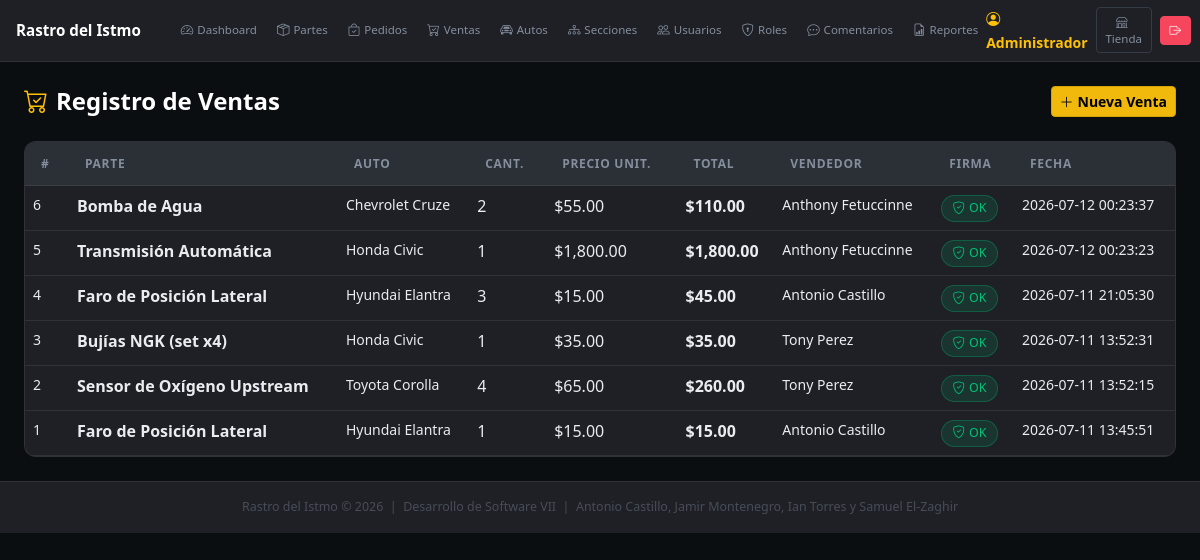
The app's page /admin/?mod=ventas (signed in) with its own data.
### tables this page shows
CREATE TABLE IF NOT EXISTS `vendido_parte` (
  `id` int NOT NULL AUTO_INCREMENT,
  `parte_id` int NOT NULL,
  `cantidad` int NOT NULL DEFAULT '1',
  `precio_venta` decimal(10,2) NOT NULL,
  `usuario_id` int DEFAULT NULL,
  `fecha` timestamp NULL DEFAULT CURRENT_TIMESTAMP,
  `firma_digital` varchar(64) DEFAULT NULL,
  PRIMARY KEY (`id`),
  KEY `parte_id` (`parte_id`),
  KEY `usuario_id` (`usuario_id`)
);

CREATE TABLE IF NOT EXISTS `partes` (
  `id` int NOT NULL AUTO_INCREMENT,
  `nombre` varchar(150) NOT NULL,
  `descripcion` text,
  `auto_id` int DEFAULT NULL,
  `seccion_id` int DEFAULT NULL,
  `precio` decimal(10,2) NOT NULL DEFAULT '0.00',
  `cantidad` int NOT NULL DEFAULT '0',
  `thumbnail` varchar(255) DEFAULT NULL,
  `imagen_grande` varchar(255) DEFAULT NULL,
  `activo` tinyint(1) DEFAULT '1',
  `firma_digital` varchar(64) DEFAULT NULL,
  `creado_por` int DEFAULT NULL,
  `creado_en` timestamp NULL DEFAULT CURRENT_TIMESTAMP,
  PRIMARY KEY (`id`),
  KEY `auto_id` (`auto_id`),
  KEY `seccion_id` (`seccion_id`),
  KEY `creado_por` (`creado_por`)
);

CREATE TABLE IF NOT EXISTS `autos` (
  `id` int NOT NULL AUTO_INCREMENT,
  `marca` varchar(100) NOT NULL,
  `modelo` varchar(100) NOT NULL,
  `anio` year NOT NULL,
  `activo` tinyint(1) DEFAULT '1',
  `creado_en` timestamp NULL DEFAULT CURRENT_TIMESTAMP,
  PRIMARY KEY (`id`)
);

CREATE TABLE IF NOT EXISTS `usuarios` (
  `id` int NOT NULL AUTO_INCREMENT,
  `nombre` varchar(100) NOT NULL,
  `email` varchar(150) NOT NULL,
  `telefono` varchar(30) DEFAULT NULL,
  `direccion` text,
  `password` varchar(255) NOT NULL,
  `activo` tinyint(1) DEFAULT '1',
  `intentos_fallidos` tinyint DEFAULT '0',
  `bloqueado` tinyint(1) DEFAULT '0',
  `creado_en` timestamp NULL DEFAULT CURRENT_TIMESTAMP,
  PRIMARY KEY (`id`),
  UNIQUE KEY `email` (`email`)
);

### app/Controllers/BaseController.php (called while the page is built, shortened)
<?php
abstract class BaseController implements ErrorHandlerInterface {
    protected function view(string $tpl, array $data = []): void {
        extract($data);
        include BASE_PATH . "/app/Views/" . $tpl . ".php";
    }
}

### app/Controllers/VentaController.php (called while the page is built, shortened)
<?php
class VentaController extends BaseController {
    private VentaModel $vm;
    public function __construct() { $this->vm=new VentaModel(); $this->pm=new ParteModel(); }
    public function index(): void {
        $ventas = $this->vm->findAllWithDetails();
        $this->view("admin/ventas/index",compact("ventas"));
    }
}

### admin/index.php (called while the page is built, shortened)
<?php
$raw    = Sanitizer::get("action") ?: "index";
$action = lcfirst(str_replace('_', '', ucwords($raw, '_')));
try {
    $ctrl   = new $map[$mod]();
    $method = method_exists($ctrl,$action) ? $action : "index";
    $ctrl->$method();
} catch (\Throwable $e) {
    if (isset($ctrl) && $ctrl instanceof ErrorHandlerInterface) { $ctrl->handle($e); }
    else { error_log("[RASTRO] " . $e->getMessage()); }
    header("Location: " . APP_URL . "/admin/"); exit;
}

### app/Config/Database.php (called while the page is built, shortened)
<?php
class Database {
    private static ?PDO $conn = null;
    public static function get(): PDO {
        if (self::$conn === null) {
            try {
                self::$conn = new PDO(
                    "mysql:host=".DB_HOST.";dbname=".DB_NAME.";charset=utf8mb4",
                    DB_USER, DB_PASS,
                    [PDO::ATTR_ERRMODE=>PDO::ERRMODE_EXCEPTION,
                     PDO::ATTR_DEFAULT_FETCH_MODE=>PDO::FETCH_ASSOC,
                     PDO::ATTR_EMULATE_PREPARES=>false]
                );
                self::$conn->exec("SET time_zone = '-05:00'");
            } catch (PDOException $e) {
                http_response_code(500);
                die("<b>Error de BD:</b> ".htmlspecialchars($e->getMessage()));
            }
        }
        return self::$conn;
    }
}

### app/Models/BaseModel.php (called while the page is built, shortened)
<?php
abstract class BaseModel implements CrudInterface {
    protected PDO    $db;
    public function __construct() { $this->db = Database::get(); }
    protected function query(string $sql, array $p = []): array {
        $s = $this->db->prepare($sql); $s->execute($p); return $s->fetchAll();
    }
}

### app/Models/VentaModel.php (called while the page is built, shortened)
<?php
class VentaModel extends BaseModel {
    public function findAllWithDetails(): array {
        return $this->query("SELECT v.*,p.nombre AS parte_nombre,a.marca,a.modelo,u.nombre AS vendedor FROM vendido_parte v LEFT JOIN partes p ON p.id=v.parte_id LEFT JOIN autos a ON a.id=p.auto_id LEFT JOIN usuarios u ON u.id=v.usuario_id ORDER BY v.fecha DESC");
    }
}

### app/Views/admin/ventas/index.php (the view, shortened to what this page needs)
<?php $title="Ventas"; include BASE_PATH."/app/Views/layouts/admin_header.php"; ?>
<div class="page-header mb-4">
  <div><h4 class="fw-bold text-white mb-0"><i class="bi bi-cart-check me-2 text-warning"></i>Registro de Ventas</h4></div>
  <a href="<?=APP_URL?>/admin/?mod=ventas&action=crear" class="btn btn-gold btn-sm"><i class="bi bi-plus-lg me-1"></i>Nueva Venta</a>
</div>
<div class="dark-card">
<div class="table-responsive">
<table class="table dark-table mb-0">
  <thead><tr><th>#</th><th>Parte</th><th>Auto</th><th>Cant.</th><th>Precio Unit.</th><th>Total</th><th>Vendedor</th><th>Firma</th><th>Fecha</th></tr></thead>
  <tbody>
  <?php foreach($ventas as $v): ?>
  <tr>
    <td class="small text-secondary"><?=$v["id"]?></td>
    <td class="fw-semibold text-white"><?=htmlspecialchars($v["parte_nombre"]??"—")?></td>
    <td class="small text-secondary"><?=htmlspecialchars(($v["marca"]??"")." ".($v["modelo"]??""))?></td>
    <td class="text-white"><?=$v["cantidad"]?></td>
    <td class="text-secondary">$<?=number_format($v["precio_venta"],2)?></td>
    <td class="fw-bold text-success">$<?=number_format($v["precio_venta"]*$v["cantidad"],2)?></td>
    <td class="small text-secondary"><?=htmlspecialchars($v["vendedor"]??"—")?></td>
    <td><?=$v["firma_ok"]
      ? "<span class=\"chip-success\"><i class=\"bi bi-shield-check me-1\"></i>OK</span>"
      : "<span class=\"chip-danger\"><i class=\"bi bi-shield-x me-1\"></i>Inválida</span>"?></td>
    <td class="small text-secondary"><?=$v["fecha"]?></td>
  </tr>
  <?php endforeach; ?>
  </tbody>
</table>
</div>
</div>
<?php include BASE_PATH."/app/Views/layouts/admin_footer.php"; ?>

### assets/css/style.css (style rules this page uses)
:root { --bg-0: #0B0E11; --bg-1: #1E2026; --bg-2: #2B2F36; --bg-3: #363C45; --accent: #F0B90B; --accent-h: #D4A309; --accent-dim: rgba(240,185,11,.15); --text-1: #EAECEF; --text-2: #848E9C; --text-3: #474D57; --success: #03C076; --danger: #F6465D; --info: #1890FF; --border: rgba(255,255,255,.08); --radius: 12px; --radius-sm: 8px; --shadow: 0 4px 28px rgba(0,0,0,.5); --bs-body-bg: #0B0E11; --bs-body-color: #EAECEF; --bs-card-bg: #1E2026; --bs-card-cap-bg: #2B2F36; --bs-card-color: #EAECEF; --bs-card-border-color: rgba(255,255,255,.08); --bs-table-bg: transparent; --bs-table-color: #EAECEF; --bs-table-border-color: rgba(255,255,255,.08); --bs-table-striped-bg: rgba(255,255,255,.03); --bs-table-hover-bg: rgba(255,255,255,.05); --bs-table-hover-color: #EAECEF; --bs-table-striped-color: #EAECEF; --bs-border-color: rgba(255,255,255,.08); --bs-link-color: #F0B90B; --bs-link-hover-color: #D4A309; --bs-input-bg: #2B2F36; --bs-breadcrumb-divider-color: #474D57; --bs-form-check-input-border: rgba(255,255,255,.2); --bs-modal-bg: #1E2026; --bs-modal-header-bg: #2B2F36; --bs-dropdown-bg: #1E2026; --bs-dropdown-border-color: rgba(255,255,255,.08); --bs-dropdown-color: #EAECEF; --bs-dropdown-link-color: #EAECEF; --bs-dropdown-link-hover-bg: #2B2F36; --bs-nav-pills-link-active-bg: #F0B90B; }
*, *::before, *::after { box-sizing: border-box; }
body { font-family: "Segoe UI", system-ui, sans-serif; background-color: var(--bg-0) !important; color: var(--text-1) !important; }
a { color: var(--accent); text-decoration: none; }
small,.small { color:var(--text-2); }
.text-secondary { color:var(--text-2)!important; }
.table { color: var(--text-1) !important; --bs-table-bg: transparent !important; --bs-table-color: #EAECEF !important; --bs-table-hover-color: #EAECEF !important; }
.table > :not(caption) > * > * { background-color: transparent !important; color: var(--text-1) !important; border-color: var(--border) !important; }
.table thead > tr > th { background-color: var(--bg-2) !important; color: var(--text-2) !important; font-size:.75rem;text-transform:uppercase;letter-spacing:.06em; border-bottom:1px solid var(--border)!important; padding:.8rem 1rem;font-weight:600; }
.btn-gold,.btn-warning { background:var(--accent)!important; border-color:var(--accent-h)!important; color:#000!important;font-weight:600; transition:background .15s,transform .1s; }
.admin-body { background:var(--bg-0)!important;min-height:100vh; }
.dark-card { background:var(--bg-1);border:1px solid var(--border);border-radius:var(--radius);overflow:hidden; }
.dark-table { color:var(--text-1)!important; }
.dark-table > :not(caption) > * > * { background-color:transparent!important;color:var(--text-1)!important;border-color:var(--border)!important; }
.dark-table thead > tr > th { background-color:var(--bg-2)!important;color:var(--text-2)!important;font-size:.75rem;text-transform:uppercase;letter-spacing:.06em;border-color:var(--border)!important; }
.chip-success { display:inline-flex;align-items:center;background:rgba(3,192,118,.12);color:var(--success);border:1px solid rgba(3,192,118,.3);border-radius:20px;padding:.2rem .65rem;font-size:.78rem;font-weight:500; }
.page-header { display:flex;align-items:center;justify-content:space-between;flex-wrap:wrap;gap:.75rem; }

### records on screen
vendido_parte: id "6", parte.nombre "Bomba de Agua", autos.marca+modelo "Chevrolet Cruze", cantidad "2", precio_venta "55.00", $v["precio_venta"]*$v["cantidad"] "110.00", usuario.nombre "Anthony Fetuccinne", fecha "2026-07-12 00:23:37"
vendido_parte: id "5", parte.nombre "Transmisión Automática", autos.marca+modelo "Honda Civic", cantidad "1", precio_venta "1,800.00", $v["precio_venta"]*$v["cantidad"] "1,800.00", usuario.nombre "Anthony Fetuccinne", fecha "2026-07-12 00:23:23"
vendido_parte: id "4", parte.nombre "Faro de Posición Lateral", autos.marca+modelo "Hyundai Elantra", cantidad "3", precio_venta "15.00", $v["precio_venta"]*$v["cantidad"] "45.00", usuario.nombre "Antonio Castillo", fecha "2026-07-11 21:05:30"
vendido_parte: id "3", parte.nombre "Bujías NGK (set x4)", autos.marca+modelo "Honda Civic", cantidad "1", precio_venta "35.00", $v['precio_venta']*$v['cantidad'] "35.00", usuario.nombre "Tony Perez", fecha "2026-07-11 13:52:31"
vendido_parte: id "2", parte.nombre "Sensor de Oxígeno Upstream", autos.marca+modelo "Toyota Corolla", cantidad "4", precio_venta "65.00", $v["precio_venta"]*$v["cantidad"] "260.00", usuario.nombre "Tony Perez", fecha "2026-07-11 13:52:15"
vendido_parte: id "1", parte.nombre "Faro de Posición Lateral", autos.marca+modelo "Hyundai Elantra", cantidad "1", precio_venta "15.00", $v['precio_venta']*$v['cantidad'] "15.00", usuario.nombre "Antonio Castillo", fecha "2026-07-11 13:45:51"

### other values on screen
$_SESSION["user"]["nombre"] "Administrador"
